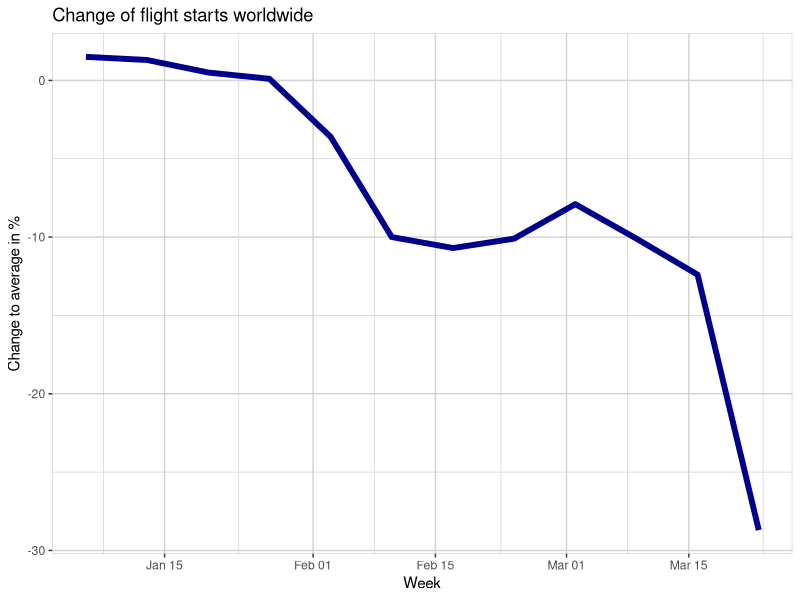

Write the R code that produced this figure.
#Flugzeug

library(ggplot2)
library(ggthemes)
library(lubridate)


Flugzeug<-read.csv("Statista_data/Flugzeug.csv",sep = ";")
colnames(Flugzeug)<-c("Week","Change")
Flugzeug$Change<-as.numeric(as.character(Flugzeug$Change))

end_date <- mdy("03-23-20")
Flugzeug$Week<-end_date - days(0:11*7:7)

Flightplot<-ggplot(data = Flugzeug,
       mapping = aes(y = Change,
                     x = Week
       )) +
  geom_line(color="darkblue", size=2)+
  ggtitle("Change of flight starts worldwide")+
  ylab("Change to average in %")+
  theme(
    panel.background = element_rect(fill = 'white', colour = 'lightgrey', size = 0.5, linetype = "solid"), 
    panel.grid.major = element_line(size = 0.5, linetype = 'solid', colour = "lightgrey"),
    panel.grid.minor = element_line(size = 0.25, linetype = 'solid', colour = "lightgrey"),# Background of the entire plot
    legend.position="right",)


